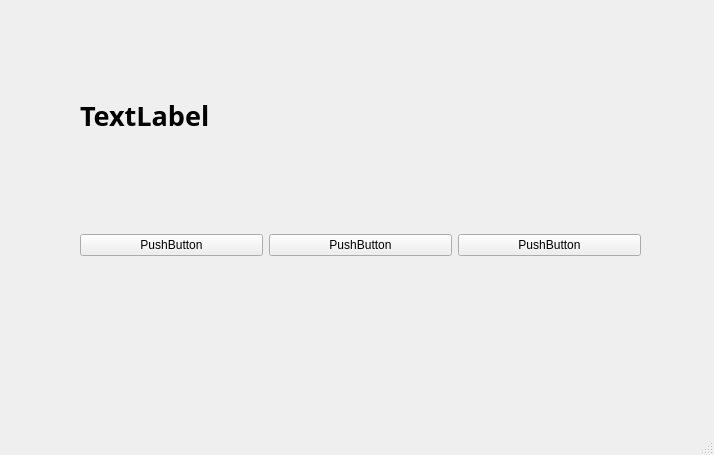
<?xml version="1.0" encoding="UTF-8"?>
<ui version="4.0">
 <class>MainWindow</class>
 <widget class="QMainWindow" name="MainWindow">
  <property name="geometry">
   <rect>
    <x>0</x>
    <y>0</y>
    <width>714</width>
    <height>455</height>
   </rect>
  </property>
  <property name="windowTitle">
   <string>MainWindow</string>
  </property>
  <widget class="QWidget" name="centralwidget">
   <widget class="QWidget" name="horizontalLayoutWidget">
    <property name="geometry">
     <rect>
      <x>80</x>
      <y>200</y>
      <width>561</width>
      <height>91</height>
     </rect>
    </property>
    <layout class="QHBoxLayout" name="horizontalLayout">
     <item>
      <widget class="QPushButton" name="pushButton">
       <property name="text">
        <string>PushButton</string>
       </property>
      </widget>
     </item>
     <item>
      <widget class="QPushButton" name="pushButton_3">
       <property name="text">
        <string>PushButton</string>
       </property>
      </widget>
     </item>
     <item>
      <widget class="QPushButton" name="pushButton_2">
       <property name="text">
        <string>PushButton</string>
       </property>
      </widget>
     </item>
    </layout>
   </widget>
   <widget class="QLabel" name="label">
    <property name="geometry">
     <rect>
      <x>80</x>
      <y>90</y>
      <width>381</width>
      <height>51</height>
     </rect>
    </property>
    <property name="font">
     <font>
      <family>맑은 고딕</family>
      <pointsize>20</pointsize>
      <weight>75</weight>
      <bold>true</bold>
     </font>
    </property>
    <property name="text">
     <string>TextLabel</string>
    </property>
   </widget>
  </widget>
  <widget class="QMenuBar" name="menubar">
   <property name="geometry">
    <rect>
     <x>0</x>
     <y>0</y>
     <width>714</width>
     <height>26</height>
    </rect>
   </property>
  </widget>
  <widget class="QStatusBar" name="statusbar"/>
 </widget>
 <resources/>
 <connections>
  <connection>
   <sender>pushButton</sender>
   <signal>clicked()</signal>
   <receiver>MainWindow</receiver>
   <slot>firstClick()</slot>
   <hints>
    <hint type="sourcelabel">
     <x>163</x>
     <y>275</y>
    </hint>
    <hint type="destinationlabel">
     <x>203</x>
     <y>322</y>
    </hint>
   </hints>
  </connection>
  <connection>
   <sender>pushButton_3</sender>
   <signal>clicked()</signal>
   <receiver>MainWindow</receiver>
   <slot>secondClick()</slot>
   <hints>
    <hint type="sourcelabel">
     <x>355</x>
     <y>272</y>
    </hint>
    <hint type="destinationlabel">
     <x>370</x>
     <y>317</y>
    </hint>
   </hints>
  </connection>
  <connection>
   <sender>pushButton_2</sender>
   <signal>clicked()</signal>
   <receiver>MainWindow</receiver>
   <slot>thirdClick()</slot>
   <hints>
    <hint type="sourcelabel">
     <x>566</x>
     <y>274</y>
    </hint>
    <hint type="destinationlabel">
     <x>581</x>
     <y>346</y>
    </hint>
   </hints>
  </connection>
 </connections>
 <slots>
  <slot>firstClick()</slot>
  <slot>secondClick()</slot>
  <slot>thirdClick()</slot>
 </slots>
</ui>
